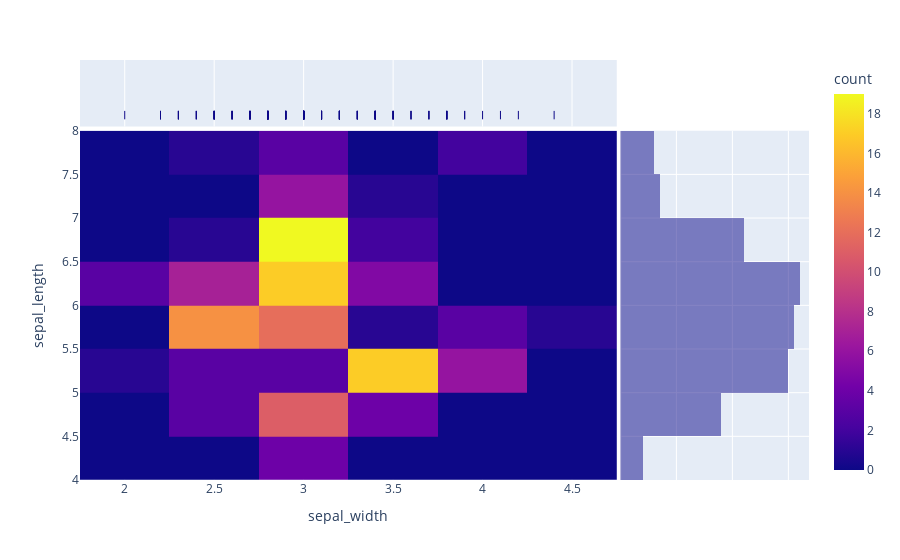

Notebook code cell kept with this figure:
### Markdown cell above
### Density heatmaps, also known as 2D histograms.

### Code cell
import plotly.express as px
df = px.data.iris()
fig = px.density_heatmap(df, x="sepal_width", y="sepal_length", marginal_x="rug", marginal_y="histogram")
fig.show()

### Figure 1 — Plotly figure (JSON) as saved in the notebook; plotly's stock layout.template omitted (floating-point values rounded to 4 significant figures; data arrays with more than 128 entries replaced by an {"elided": "..."} marker saying what was removed)
{"data": [{"coloraxis": "coloraxis", "hovertemplate": "sepal_width=%{x}<br>sepal_length=%{y}<br>count=%{z}<extra></extra>", "name": "", "type": "histogram2d", "x": {"elided": "150 float values"}, "xaxis": "x", "xbingroup": "x", "y": {"elided": "150 float values"}, "yaxis": "y", "ybingroup": "y"}, {"alignmentgroup": "True", "boxpoints": "all", "fillcolor": "rgba(255,255,255,0)", "hoveron": "points", "hovertemplate": "sepal_width=%{x}<extra></extra>", "jitter": 0, "legendgroup": "", "line": {"color": "rgba(255,255,255,0)"}, "marker": {"color": "#0d0887", "symbol": "line-ns-open"}, "name": "", "offsetgroup": "", "showlegend": false, "type": "box", "x": {"elided": "150 float values"}, "xaxis": "x3", "yaxis": "y3"}, {"alignmentgroup": "True", "bingroup": "y", "hovertemplate": "sepal_length=%{y}<br>count=%{x}<extra></extra>", "legendgroup": "", "marker": {"color": "#0d0887"}, "name": "", "offsetgroup": "", "opacity": 0.5, "showlegend": false, "type": "histogram", "xaxis": "x2", "y": {"elided": "150 float values"}, "yaxis": "y2"}], "layout": {"barmode": "overlay", "coloraxis": {"colorbar": {"title": {"text": "count"}}, "colorscale": [[0, "#0d0887"], [0.1111, "#46039f"], [0.2222, "#7201a8"], [0.3333, "#9c179e"], [0.4444, "#bd3786"], [0.5556, "#d8576b"], [0.6667, "#ed7953"], [0.7778, "#fb9f3a"], [0.8889, "#fdca26"], [1, "#f0f921"]]}, "legend": {"tracegroupgap": 0}, "margin": {"t": 60}, "xaxis": {"anchor": "y", "domain": [0, 0.7363], "title": {"text": "sepal_width"}}, "xaxis2": {"anchor": "y2", "domain": [0.7413, 1], "matches": "x2", "showgrid": true, "showline": false, "showticklabels": false, "ticks": ""}, "xaxis3": {"anchor": "y3", "domain": [0, 0.7363], "matches": "x", "showgrid": true, "showticklabels": false}, "xaxis4": {"anchor": "y4", "domain": [0.7413, 1], "matches": "x2", "showgrid": true, "showline": false, "showticklabels": false, "ticks": ""}, "yaxis": {"anchor": "x", "domain": [0, 0.8316], "title": {"text": "sepal_length"}}, "yaxis2": {"anchor": "x2", "domain": [0, 0.8316], "matches": "y", "showgrid": true, "showticklabels": false}, "yaxis3": {"anchor": "x3", "domain": [0.8416, 1], "matches": "y3", "showgrid": false, "showline": false, "showticklabels": false, "ticks": ""}, "yaxis4": {"anchor": "x4", "domain": [0.8416, 1], "matches": "y3", "showgrid": true, "showline": false, "showticklabels": false, "ticks": ""}}}
